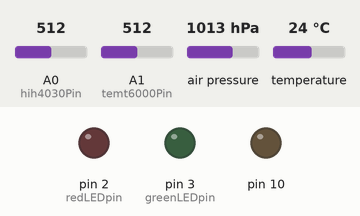
Recording of a sketch running on a simulated Arduino Uno, built with avr-gcc and run on an emulated ATmega328P. On the bench: output pins drawn as LEDs (lit = HIGH). Wiring (inferred from the names in the program): BMP180 pressure sensor at I2C address 0x77. The inputs (shaded band) are chosen by the test bench; at power-on: A0 (hih4030Pin) = 512, A1 (temt6000Pin) = 512, air pressure 1013 hPa, temperature 24 °C. The local clock reads 2024-03-15 10:24:30 at power-on unless the sketch sets it; storage starts empty; raw I2C reads return 0; what the sketch prints to the serial monitor is not drawn.

Above: at 2.5 s.
Timing chart, 0 to 6.6 s (numbered marks = the images above):
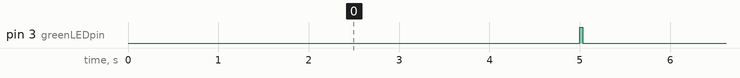

Measured:
- by itself, pin 3 (greenLEDpin): alternates HIGH for 0.03 s and LOW for 5.0 s

The sketch:

Phase_2_Build_Sensor_DataLog.ino
```cpp
#include <Wire.h>
#include <Time.h>
#include <SD.h>
#include "RTClib.h"

#define LOG_INTERVAL 5000 // mills between entries (reduce to take more/faster data)
#define SYNC_INTERVAL 10*LOG_INTERVAL // mills between calls to flush() - to write data to the card
uint32_t syncTime = 0; // time of last sync()

#define ECHO_TO_SERIAL 1 // echo data to serial port
#define WAIT_TO_START 0 // Wait for serial input in setup()

int BMP085_ADDRESS = 0x77;
int tmp102Address = 0x48;
int hih4030Pin = A0;
int temt6000Pin = A1;

// the digital pins that connect to the LEDs
#define redLEDpin 2
#define greenLEDpin 3

const unsigned char OSS = 0;
const int chipSelect = 10;

RTC_DS1307 RTC; // define the Real Time Clock object

int ac1;
int ac2;
int ac3;
unsigned int ac4;
unsigned int ac5;
unsigned int ac6;
int b1;
int b2;
int mb;
int mc;
int md;
long b5;

File logfile;

void error(char *str)
{
  Serial.print("error: ");
  Serial.println(str);

  // red LED indicates error
  digitalWrite(redLEDpin, HIGH);

  while(1);
}


void setup(void)
{
  Serial.begin(9600);
  Wire.begin();
  bmp085Calibration();
  Serial.println();

  // use debugging LEDs
  pinMode(redLEDpin, OUTPUT);
  pinMode(greenLEDpin, OUTPUT);

#if WAIT_TO_START
  Serial.println("Type any character to start");
  while (!Serial.available());
#endif //WAIT_TO_START

  // initialize the SD card
  Serial.print("Initializing SD card...");
  // make sure that the default chip select pin is set to
  // output, even if you don't use it:
  pinMode(10, OUTPUT);

  // see if the card is present and can be initialized:
  if (!SD.begin(chipSelect)) {
    error("Card failed, or not present");
  }
  Serial.println("card initialized.");

  // create a new file
  char filename[] = "LOGGER00.CSV";
  for (uint8_t i = 0; i < 100; i++) {
    filename[6] = i/10 + '0';
    filename[7] = i%10 + '0';
    if (! SD.exists(filename)) {
      // only open a new file if it doesn't exist
      logfile = SD.open(filename, FILE_WRITE);
      break; // leave the loop!
    }
  }

  if (! logfile) {
    error("couldnt create file");
  }

  Serial.print("Logging to: ");
  Serial.println(filename);

  // connect to RTC
  Wire.begin();
  if (!RTC.begin()) {
    logfile.println("RTC failed");
#if ECHO_TO_SERIAL
    Serial.println("RTC failed");
#endif //ECHO_TO_SERIAL
  }


  logfile.println("millis,stamp,datetime,pressure,atm,inHg,altitude,celsius,fahrenheit,relativeHumidity,lightIntensity");
#if ECHO_TO_SERIAL
  Serial.println("millis,stamp,datetime,pressure,atm,inHg,altitude,celsius,fahrenheit,relativeHumidity,lightIntensity");
#endif //ECHO_TO_SERIAL

}


void loop(void)
{
  DateTime now;

  // delay for the amount of time we want between readings
  delay((LOG_INTERVAL -1) - (millis() % LOG_INTERVAL));

  digitalWrite(greenLEDpin, HIGH);

  // log milliseconds since starting
  uint32_t m = millis();
  logfile.print(m); // milliseconds since start
  logfile.print(", ");
#if ECHO_TO_SERIAL
  Serial.print(m); // milliseconds since start
  Serial.print(", ");
#endif

  // fetch the time
  now = RTC.now();
  // log time
  logfile.print(now.unixtime()); // seconds since 1/1/1970
  logfile.print(", ");
  logfile.print('"');
  logfile.print(now.year(), DEC);
  logfile.print("/");
  logfile.print(now.month(), DEC);
  logfile.print("/");
  logfile.print(now.day(), DEC);
  logfile.print(" ");
  logfile.print(now.hour(), DEC);
  logfile.print(":");
  logfile.print(now.minute(), DEC);
  logfile.print(":");
  logfile.print(now.second(), DEC);
  logfile.print('"');
#if ECHO_TO_SERIAL
  Serial.print(now.unixtime()); // seconds since 1/1/1970
  Serial.print(", ");
  Serial.print('"');
  Serial.print(now.year(), DEC);
  Serial.print("/");
  Serial.print(now.month(), DEC);
  Serial.print("/");
  Serial.print(now.day(), DEC);
  Serial.print(" ");
  Serial.print(now.hour(), DEC);
  Serial.print(":");
  Serial.print(now.minute(), DEC);
  Serial.print(":");
  Serial.print(now.second(), DEC);
  Serial.print('"');
#endif //ECHO_TO_SERIAL


  //BMP085 Sensor //
  float temperature1 = bmp085GetTemperature(bmp085ReadUT()); //MUST be called first
  float pressure = bmp085GetPressure(bmp085ReadUP());
  float atm = pressure / 101325; // "standard atmosphere"
  float inHg = float((atm)*29.92);
  float altitude = calcAltitude(pressure); //Uncompensated caculation - in Meters

  logfile.print(", ");
  logfile.print(pressure);
  logfile.print(", ");
  logfile.print(atm);
  logfile.print(", ");
  logfile.print(inHg);
  logfile.print(", ");
  logfile.print(altitude);

#if ECHO_TO_SERIAL
  Serial.print(", ");
  Serial.print(pressure);
  Serial.print(", ");
  Serial.print(atm);
  Serial.print(", ");
  Serial.print(inHg);
  Serial.print(", ");
  Serial.print(altitude);
#endif

 //TMP102 Sensor//
  float celsius = getTemperature();
  float fahrenheit = (1.8 * celsius) + 32;

  logfile.print(", ");
  logfile.print(celsius);
  logfile.print(", ");
  logfile.print(fahrenheit);

#if ECHO_TO_SERIAL
  Serial.print(", ");
  Serial.print(celsius);
  Serial.print(", ");
  Serial.print(fahrenheit);
#endif

  //HIH-4030 Sensor//
  float temperature = 0x48;
  float relativeHumidity  = getHumidity(temperature);

  logfile.print(", ");
  logfile.print(relativeHumidity);

#if ECHO_TO_SERIAL
  Serial.print(", ");
  Serial.print(relativeHumidity);
#endif

  //TEMT6000 Sensor//
  int value = analogRead(temt6000Pin);

  logfile.print(", ");
  logfile.print(value);

#if ECHO_TO_SERIAL
  Serial.print(", ");
  Serial.print(value);
#endif

  logfile.println();
#if ECHO_TO_SERIAL
  Serial.println();
#endif // ECHO_TO_SERIAL

  digitalWrite(greenLEDpin, LOW);

  // Now we write data to disk! Don't sync too often - requires 2048 bytes of I/O to SD card
  // which uses a bunch of power and takes time
  if ((millis() - syncTime) < SYNC_INTERVAL) return;
  syncTime = millis();

  // blink LED to show we are syncing data to the card & updating FAT!
  digitalWrite(redLEDpin, HIGH);
  logfile.flush();
  digitalWrite(redLEDpin, LOW);

}

//BMP085 Sensor//

void bmp085Calibration(){
  ac1 = bmp085ReadInt(0xAA);
  ac2 = bmp085ReadInt(0xAC);
  ac3 = bmp085ReadInt(0xAE);
  ac4 = bmp085ReadInt(0xB0);
  ac5 = bmp085ReadInt(0xB2);
  ac6 = bmp085ReadInt(0xB4);
  b1 = bmp085ReadInt(0xB6);
  b2 = bmp085ReadInt(0xB8);
  mb = bmp085ReadInt(0xBA);
  mc = bmp085ReadInt(0xBC);
  md = bmp085ReadInt(0xBE);
}


float bmp085GetTemperature(unsigned int ut){
  long x1, x2;
  x1 = (((long)ut - (long)ac6)*(long)ac5) >> 15;
  x2 = ((long)mc << 11)/(x1 + md);
  b5 = x1 + x2;
  float temp = ((b5 + 8)>>4);
  temp = temp /10;
  return temp;
}


long bmp085GetPressure(unsigned long up){
  long x1, x2, x3, b3, b6, p;
  unsigned long b4, b7;
  b6 = b5 - 4000;
  x1 = (b2 * (b6 * b6)>>12)>>11;
  x2 = (ac2 * b6)>>11;
  x3 = x1 + x2;
  b3 = (((((long)ac1)*4 + x3)<<OSS) + 2)>>2;
  x1 = (ac3 * b6)>>13;
  x2 = (b1 * ((b6 * b6)>>12))>>16;
  x3 = ((x1 + x2) + 2)>>2;
  b4 = (ac4 * (unsigned long)(x3 + 32768))>>15;
  b7 = ((unsigned long)(up - b3) * (50000>>OSS));
  if (b7 < 0x80000000)
    p = (b7<<1)/b4;
  else
    p = (b7/b4)<<1;
  x1 = (p>>8) * (p>>8);
  x1 = (x1 * 3038)>>16;
  x2 = (-7357 * p)>>16;
  p += (x1 + x2 + 3791)>>4;
  long temp = p;
  return temp;
}


char bmp085Read(unsigned char address){
  unsigned char data;
  Wire.beginTransmission(BMP085_ADDRESS);
  Wire.write(address);
  Wire.endTransmission();
  Wire.requestFrom(BMP085_ADDRESS, 1);
  while(!Wire.available());
  return Wire.read();
}


int bmp085ReadInt(unsigned char address){
  unsigned char msb, lsb;
  Wire.beginTransmission(BMP085_ADDRESS);
  Wire.write(address);
  Wire.endTransmission();
  Wire.requestFrom(BMP085_ADDRESS, 2);
  while(Wire.available()<2);
  msb = Wire.read();
  lsb = Wire.read();
  return (int) msb<<8 | lsb;
}


unsigned int bmp085ReadUT(){
  unsigned int ut;
  Wire.beginTransmission(BMP085_ADDRESS);
  Wire.write(0xF4);
  Wire.write(0x2E);
  Wire.endTransmission();
  delay(5);
  ut = bmp085ReadInt(0xF6);
  return ut;
}


unsigned long bmp085ReadUP(){
  unsigned char msb, lsb, xlsb;
  unsigned long up = 0;
  Wire.beginTransmission(BMP085_ADDRESS);
  Wire.write(0xF4);
  Wire.write(0x34 + (OSS<<6));
  Wire.endTransmission();
  delay(2 + (3<<OSS));
  msb = bmp085Read(0xF6);
  lsb = bmp085Read(0xF7);
  xlsb = bmp085Read(0xF8);
  up = (((unsigned long) msb << 16) | ((unsigned long) lsb << 8) | (unsigned long) xlsb) >> (8-OSS);
  return up;
}

void writeRegister(int deviceAddress, byte address, byte val){
  Wire.beginTransmission(deviceAddress);
  Wire.write(address);
  Wire.write(val);
  Wire.endTransmission();
}

int readRegister(int deviceAddress, byte address){
  int v;
  Wire.beginTransmission(deviceAddress);
  Wire.write(address);
  Wire.endTransmission();
  Wire.requestFrom(deviceAddress, 1);
  while(!Wire.available()){}
  v = Wire.read();
  return v;
}

float calcAltitude(float pressure){
  float A = pressure/101325;
  float B = 1/5.25588;
  float C = pow(A,B);
  C = 1 - C;
  C = C /0.0000225577;
  return C;
}

//TMP102 Sensor//

float getTemperature(){
  Wire.requestFrom(tmp102Address,2);
  byte MSB = Wire.read();
  byte LSB = Wire.read();
  int TemperatureSum = ((MSB << 8) | LSB) >> 4;
  float celsius = TemperatureSum*0.0625;
  return celsius;
}

//HIH-4030 Sensor//

float getHumidity(float degreesCelsius){
  float supplyVolt = 5.0;
  int HIH4030_Value = analogRead(hih4030Pin);
  float voltage = HIH4030_Value/1023. * supplyVolt;

  float sensorRH = 161.0 * voltage / supplyVolt - 25.8;
  float trueRH = sensorRH / (1.0546 - 0.0026 * degreesCelsius);

  return trueRH;
}
```
